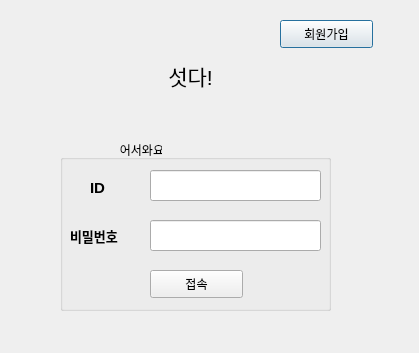
<?xml version="1.0" encoding="UTF-8"?>
<ui version="4.0">
 <class>Dialog</class>
 <widget class="QDialog" name="Dialog">
  <property name="geometry">
   <rect>
    <x>0</x>
    <y>0</y>
    <width>419</width>
    <height>353</height>
   </rect>
  </property>
  <property name="windowTitle">
   <string>Dialog</string>
  </property>
  <widget class="QLabel" name="label">
   <property name="geometry">
    <rect>
     <x>130</x>
     <y>40</y>
     <width>121</width>
     <height>71</height>
    </rect>
   </property>
   <property name="font">
    <font>
     <pointsize>16</pointsize>
    </font>
   </property>
   <property name="text">
    <string>섯다!</string>
   </property>
   <property name="alignment">
    <set>Qt::AlignCenter</set>
   </property>
   <property name="margin">
    <number>0</number>
   </property>
   <property name="indent">
    <number>-1</number>
   </property>
  </widget>
  <widget class="QGroupBox" name="groupBox">
   <property name="geometry">
    <rect>
     <x>60</x>
     <y>140</y>
     <width>271</width>
     <height>171</height>
    </rect>
   </property>
   <property name="title">
    <string>                  어서와요!</string>
   </property>
   <widget class="QLineEdit" name="user_id_1">
    <property name="geometry">
     <rect>
      <x>90</x>
      <y>30</y>
      <width>171</width>
      <height>31</height>
     </rect>
    </property>
    <property name="maxLength">
     <number>10</number>
    </property>
   </widget>
   <widget class="QLabel" name="id_tag">
    <property name="geometry">
     <rect>
      <x>30</x>
      <y>40</y>
      <width>31</width>
      <height>16</height>
     </rect>
    </property>
    <property name="font">
     <font>
      <pointsize>11</pointsize>
      <weight>75</weight>
      <bold>true</bold>
     </font>
    </property>
    <property name="text">
     <string>ID</string>
    </property>
   </widget>
   <widget class="QLabel" name="pwd_tag">
    <property name="geometry">
     <rect>
      <x>10</x>
      <y>80</y>
      <width>81</width>
      <height>31</height>
     </rect>
    </property>
    <property name="font">
     <font>
      <pointsize>10</pointsize>
      <weight>75</weight>
      <bold>true</bold>
     </font>
    </property>
    <property name="text">
     <string>비밀번호</string>
    </property>
   </widget>
   <widget class="QLineEdit" name="user_pwd_1">
    <property name="geometry">
     <rect>
      <x>90</x>
      <y>80</y>
      <width>171</width>
      <height>31</height>
     </rect>
    </property>
    <property name="maxLength">
     <number>10</number>
    </property>
   </widget>
  </widget>
  <widget class="QPushButton" name="ghldnjsrkdlq">
   <property name="geometry">
    <rect>
     <x>280</x>
     <y>20</y>
     <width>93</width>
     <height>28</height>
    </rect>
   </property>
   <property name="text">
    <string>회원가입</string>
   </property>
  </widget>
  <widget class="QPushButton" name="wjqthr">
   <property name="geometry">
    <rect>
     <x>150</x>
     <y>270</y>
     <width>93</width>
     <height>28</height>
    </rect>
   </property>
   <property name="text">
    <string>접속</string>
   </property>
   <property name="shortcut">
    <string>Return</string>
   </property>
  </widget>
 </widget>
 <resources/>
 <connections/>
</ui>
